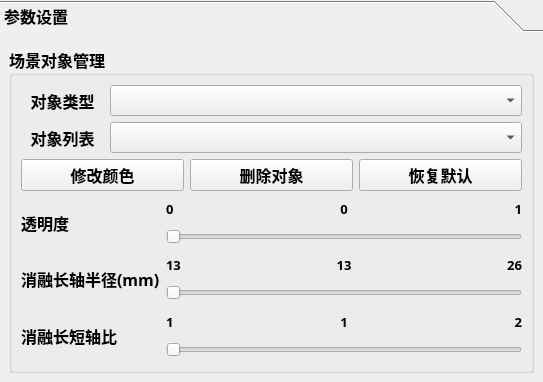
       <widget class="QToolBox" name="toolBox_2">
        <property name="minimumSize">
         <size>
          <width>20</width>
          <height>0</height>
         </size>
        </property>
        <property name="font">
         <font>
          <family>幼圆</family>
          <pointsize>12</pointsize>
          <weight>75</weight>
          <bold>true</bold>
         </font>
        </property>
        <property name="currentIndex">
         <number>0</number>
        </property>
        <widget class="QWidget" name="page11">
         <property name="geometry">
          <rect>
           <x>0</x>
           <y>0</y>
           <width>534</width>
           <height>373</height>
          </rect>
         </property>
         <attribute name="label">
          <string>参数设置</string>
         </attribute>
         <layout class="QVBoxLayout" name="verticalLayout_27">
          <item>
           <widget class="QGroupBox" name="groupBox">
            <property name="font">
             <font>
              <family>幼圆</family>
              <pointsize>12</pointsize>
             </font>
            </property>
            <property name="title">
             <string>场景对象管理</string>
            </property>
            <layout class="QVBoxLayout" name="verticalLayout_26">
             <item>
              <layout class="QVBoxLayout" name="verticalLayout_24" stretch="1,1,1,6">
               <item>
                <layout class="QHBoxLayout" name="horizontalLayout_10" stretch="1,5">
                 <item>
                  <widget class="QLabel" name="label_9">
                   <property name="maximumSize">
                    <size>
                     <width>10000</width>
                     <height>16777215</height>
                    </size>
                   </property>
                   <property name="text">
                    <string>对象类型</string>
                   </property>
                   <property name="alignment">
                    <set>Qt::AlignCenter</set>
                   </property>
                  </widget>
                 </item>
                 <item>
                  <widget class="QComboBox" name="comboBox_farobj">
                   <property name="sizePolicy">
                    <sizepolicy hsizetype="Preferred" vsizetype="Preferred">
                     <horstretch>0</horstretch>
                     <verstretch>0</verstretch>
                    </sizepolicy>
                   </property>
                   <property name="minimumSize">
                    <size>
                     <width>0</width>
                     <height>0</height>
                    </size>
                   </property>
                   <property name="maximumSize">
                    <size>
                     <width>10000</width>
                     <height>16777215</height>
                    </size>
                   </property>
                   <property name="font">
                    <font>
                     <family>幼圆</family>
                     <pointsize>12</pointsize>
                    </font>
                   </property>
                  </widget>
                 </item>
                </layout>
               </item>
               <item>
                <layout class="QHBoxLayout" name="horizontalLayout_13" stretch="1,5">
                 <item>
                  <widget class="QLabel" name="label_10">
                   <property name="maximumSize">
                    <size>
                     <width>10000</width>
                     <height>16777215</height>
                    </size>
                   </property>
                   <property name="text">
                    <string>对象列表</string>
                   </property>
                   <property name="alignment">
                    <set>Qt::AlignCenter</set>
                   </property>
                  </widget>
                 </item>
                 <item>
                  <widget class="QComboBox" name="comboBox_sonobj">
                   <property name="sizePolicy">
                    <sizepolicy hsizetype="Preferred" vsizetype="Preferred">
                     <horstretch>0</horstretch>
                     <verstretch>0</verstretch>
                    </sizepolicy>
                   </property>
                   <property name="minimumSize">
                    <size>
                     <width>0</width>
                     <height>0</height>
                    </size>
                   </property>
                   <property name="maximumSize">
                    <size>
                     <width>10000</width>
                     <height>16777215</height>
                    </size>
                   </property>
                   <property name="font">
                    <font>
                     <family>幼圆</family>
                     <pointsize>12</pointsize>
                    </font>
                   </property>
                  </widget>
                 </item>
                </layout>
               </item>
               <item>
                <layout class="QHBoxLayout" name="horizontalLayout_16" stretch="1,1,1">
                 <item>
                  <widget class="QPushButton" name="btn_chosecolor">
                   <property name="sizePolicy">
                    <sizepolicy hsizetype="Preferred" vsizetype="Preferred">
                     <horstretch>0</horstretch>
                     <verstretch>0</verstretch>
                    </sizepolicy>
                   </property>
                   <property name="text">
                    <string>修改颜色</string>
                   </property>
                  </widget>
                 </item>
                 <item>
                  <widget class="QPushButton" name="btn_delobj">
                   <property name="sizePolicy">
                    <sizepolicy hsizetype="Preferred" vsizetype="Preferred">
                     <horstretch>0</horstretch>
                     <verstretch>0</verstretch>
                    </sizepolicy>
                   </property>
                   <property name="maximumSize">
                    <size>
                     <width>10000</width>
                     <height>16777215</height>
                    </size>
                   </property>
                   <property name="font">
                    <font>
                     <family>幼圆</family>
                     <pointsize>12</pointsize>
                    </font>
                   </property>
                   <property name="text">
                    <string>删除对象</string>
                   </property>
                  </widget>
                 </item>
                 <item>
                  <widget class="QPushButton" name="btn_default_scene">
                   <property name="sizePolicy">
                    <sizepolicy hsizetype="Preferred" vsizetype="Preferred">
                     <horstretch>0</horstretch>
                     <verstretch>0</verstretch>
                    </sizepolicy>
                   </property>
                   <property name="minimumSize">
                    <size>
                     <width>0</width>
                     <height>0</height>
                    </size>
                   </property>
                   <property name="maximumSize">
                    <size>
                     <width>10000</width>
                     <height>16777215</height>
                    </size>
                   </property>
                   <property name="font">
                    <font>
                     <family>幼圆</family>
                     <pointsize>12</pointsize>
                    </font>
                   </property>
                   <property name="text">
                    <string>恢复默认</string>
                   </property>
                  </widget>
                 </item>
                </layout>
               </item>
               <item>
                <layout class="QHBoxLayout" name="horizontalLayout_19">
                 <item>
                  <layout class="QVBoxLayout" name="verticalLayout_18">
                   <item>
                    <widget class="QLabel" name="label_6">
                     <property name="maximumSize">
                      <size>
                       <width>10000</width>
                       <height>16777215</height>
                      </size>
                     </property>
                     <property name="text">
                      <string>透明度</string>
                     </property>
                     <property name="alignment">
                      <set>Qt::AlignLeading|Qt::AlignLeft|Qt::AlignVCenter</set>
                     </property>
                    </widget>
                   </item>
                   <item>
                    <widget class="QLabel" name="label_29">
                     <property name="text">
                      <string>消融长轴半径(mm)</string>
                     </property>
                     <property name="alignment">
                      <set>Qt::AlignLeading|Qt::AlignLeft|Qt::AlignVCenter</set>
                     </property>
                    </widget>
                   </item>
                   <item>
                    <widget class="QLabel" name="label_32">
                     <property name="text">
                      <string>消融长短轴比</string>
                     </property>
                     <property name="alignment">
                      <set>Qt::AlignLeading|Qt::AlignLeft|Qt::AlignVCenter</set>
                     </property>
                    </widget>
                   </item>
                  </layout>
                 </item>
                 <item>
                  <layout class="QVBoxLayout" name="verticalLayout_22" stretch="1,1,1">
                   <item>
                    <layout class="QVBoxLayout" name="verticalLayout_31" stretch="1,1">
                     <item>
                      <layout class="QHBoxLayout" name="horizontalLayout_43" stretch="1,1,1">
                       <item>
                        <widget class="QLabel" name="label_TMIN">
                         <property name="font">
                          <font>
                           <pointsize>10</pointsize>
                          </font>
                         </property>
                         <property name="text">
                          <string>0</string>
                         </property>
                        </widget>
                       </item>
                       <item>
                        <widget class="QLabel" name="label_TNOW">
                         <property name="font">
                          <font>
                           <pointsize>10</pointsize>
                          </font>
                         </property>
                         <property name="text">
                          <string>0</string>
                         </property>
                         <property name="alignment">
                          <set>Qt::AlignCenter</set>
                         </property>
                        </widget>
                       </item>
                       <item>
                        <widget class="QLabel" name="label_TMAX">
                         <property name="font">
                          <font>
                           <pointsize>10</pointsize>
                          </font>
                         </property>
                         <property name="text">
                          <string>1</string>
                         </property>
                         <property name="alignment">
                          <set>Qt::AlignRight|Qt::AlignTrailing|Qt::AlignVCenter</set>
                         </property>
                        </widget>
                       </item>
                      </layout>
                     </item>
                     <item>
                      <widget class="QSlider" name="T_Slider">
                       <property name="sizePolicy">
                        <sizepolicy hsizetype="Preferred" vsizetype="Preferred">
                         <horstretch>0</horstretch>
                         <verstretch>0</verstretch>
                        </sizepolicy>
                       </property>
                       <property name="orientation">
                        <enum>Qt::Horizontal</enum>
                       </property>
                      </widget>
                     </item>
                    </layout>
                   </item>
                   <item>
                    <layout class="QVBoxLayout" name="verticalLayout_32">
                     <item>
                      <layout class="QHBoxLayout" name="horizontalLayout_45">
                       <item>
                        <widget class="QLabel" name="label_RMIN">
                         <property name="font">
                          <font>
                           <pointsize>10</pointsize>
                          </font>
                         </property>
                         <property name="text">
                          <string>13</string>
                         </property>
                        </widget>
                       </item>
                       <item>
                        <widget class="QLabel" name="label_RNOW">
                         <property name="font">
                          <font>
                           <pointsize>10</pointsize>
                          </font>
                         </property>
                         <property name="text">
                          <string>13</string>
                         </property>
                         <property name="alignment">
                          <set>Qt::AlignCenter</set>
                         </property>
                        </widget>
                       </item>
                       <item>
                        <widget class="QLabel" name="label_RMAX">
                         <property name="font">
                          <font>
                           <pointsize>10</pointsize>
                          </font>
                         </property>
                         <property name="text">
                          <string>26</string>
                         </property>
                         <property name="alignment">
                          <set>Qt::AlignRight|Qt::AlignTrailing|Qt::AlignVCenter</set>
                         </property>
                        </widget>
                       </item>
                      </layout>
                     </item>
                     <item>
                      <widget class="QSlider" name="R_Slider">
                       <property name="sizePolicy">
                        <sizepolicy hsizetype="Preferred" vsizetype="Preferred">
                         <horstretch>0</horstretch>
                         <verstretch>0</verstretch>
                        </sizepolicy>
                       </property>
                       <property name="orientation">
                        <enum>Qt::Horizontal</enum>
                       </property>
                      </widget>
                     </item>
                    </layout>
                   </item>
                   <item>
                    <layout class="QVBoxLayout" name="verticalLayout_38">
                     <item>
                      <layout class="QHBoxLayout" name="horizontalLayout_46">
                       <item>
                        <widget class="QLabel" name="label_KMIN">
                         <property name="font">
                          <font>
                           <pointsize>10</pointsize>
                          </font>
                         </property>
                         <property name="text">
                          <string>1</string>
                         </property>
                        </widget>
                       </item>
                       <item>
                        <widget class="QLabel" name="label_KNOW">
                         <property name="font">
                          <font>
                           <pointsize>10</pointsize>
                          </font>
                         </property>
                         <property name="text">
                          <string>1</string>
                         </property>
                         <property name="alignment">
                          <set>Qt::AlignCenter</set>
                         </property>
                        </widget>
                       </item>
                       <item>
                        <widget class="QLabel" name="label_KMAX">
                         <property name="font">
                          <font>
                           <pointsize>10</pointsize>
                          </font>
                         </property>
                         <property name="text">
                          <string>2</string>
                         </property>
                         <property name="alignment">
                          <set>Qt::AlignRight|Qt::AlignTrailing|Qt::AlignVCenter</set>
                         </property>
                        </widget>
                       </item>
                      </layout>
                     </item>
                     <item>
                      <widget class="QSlider" name="K_Slider">
                       <property name="sizePolicy">
                        <sizepolicy hsizetype="Preferred" vsizetype="Preferred">
                         <horstretch>0</horstretch>
                         <verstretch>0</verstretch>
                        </sizepolicy>
                       </property>
                       <property name="orientation">
                        <enum>Qt::Horizontal</enum>
                       </property>
                      </widget>
                     </item>
                    </layout>
                   </item>
                  </layout>
                 </item>
                </layout>
               </item>
              </layout>
             </item>
            </layout>
           </widget>
          </item>
         </layout>
        </widget>
       </widget>
